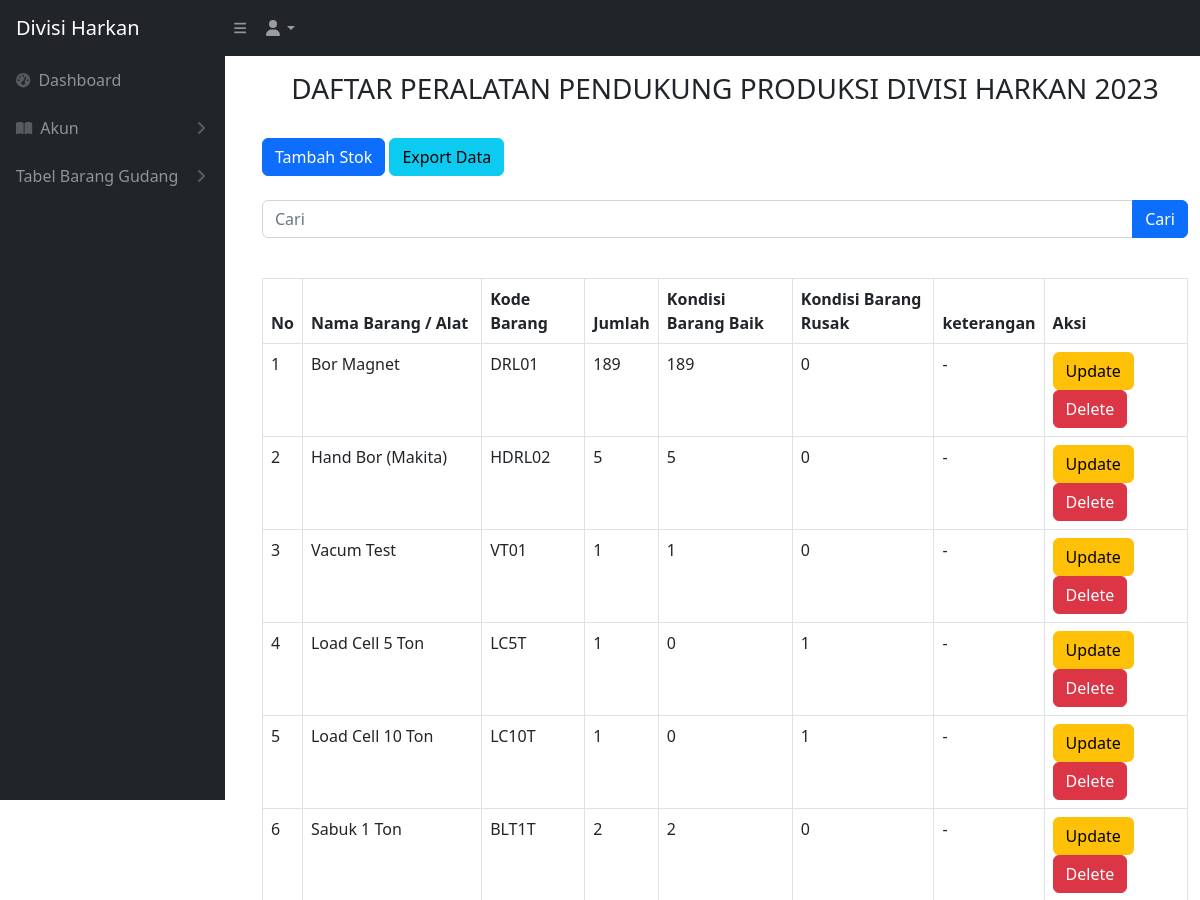
The page /alat_produksi.php (upper part) on the database as committed earlier.
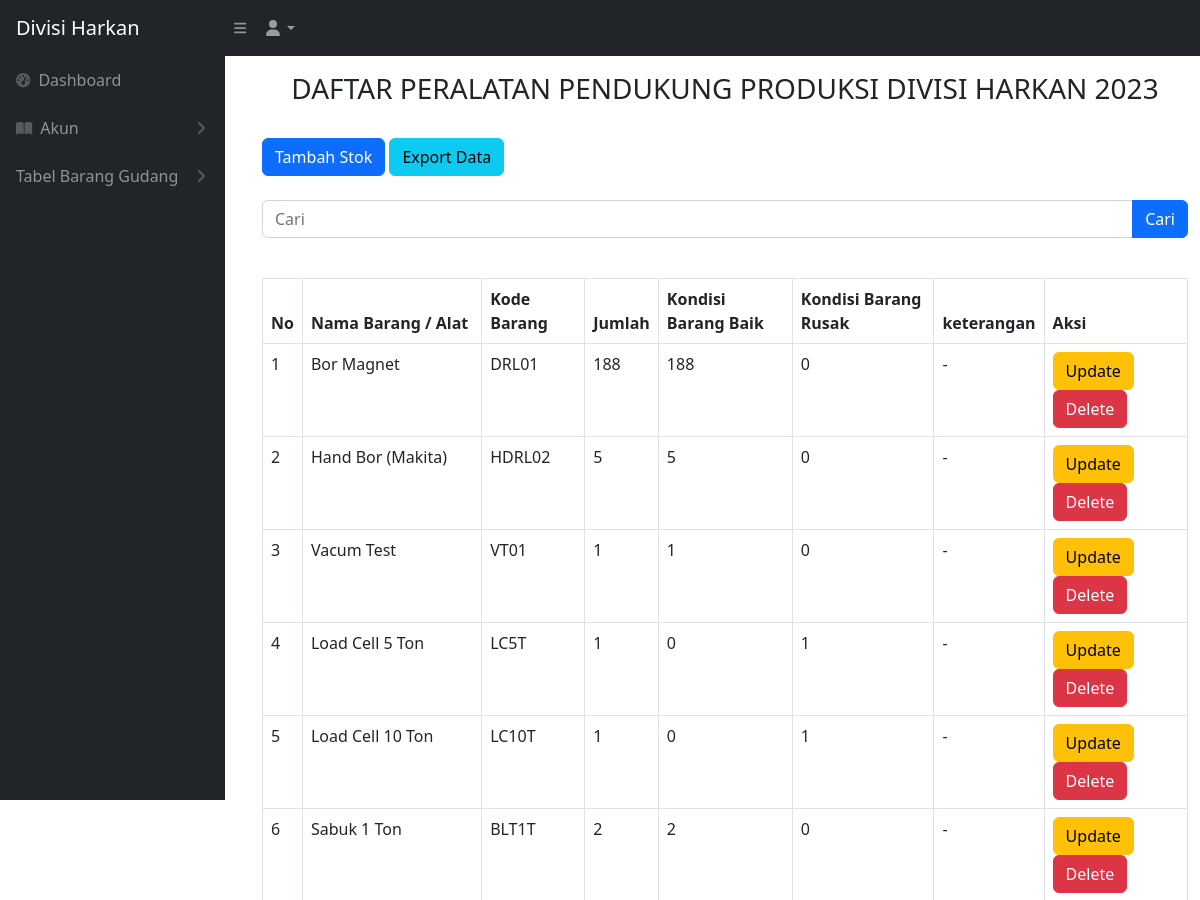
The same page on the database as committed later.
### tables this page shows
CREATE TABLE `alat_produksi` (
  `idbarang` int(11) NOT NULL,
  `namabarang` varchar(512) NOT NULL,
  `kodebarang` varchar(100) NOT NULL,
  `jumlah` int(11) NOT NULL,
  `baik` int(11) NOT NULL,
  `rusak` int(11) NOT NULL,
  `keterangan` varchar(512) NOT NULL,
  `kategori_id` int(11) NOT NULL
);

### alat_produksi.php (the view, shortened to what this page needs)
<?php
require 'controller/koneksi.php';
$query = "SELECT * FROM alat_produksi";
?>
<!DOCTYPE html>
<html lang="en">
<head>
    <link href="css/styles.css" rel="stylesheet" />
</head>
<?php include 'sidebar.php' ?>
<br>
<br>
<body>
    <main id="main-content" class="<?= isset($_GET['sidebarClosed']) ? '' : 'main-with-sidebar' ?>">
        <div class="container-fluid px-4">
            <h3 class="mt-4 text-center">DAFTAR PERALATAN PENDUKUNG PRODUKSI DIVISI HARKAN 2023</h3>
        </div>
        <br>
        <div class="container -fluid">
            <div class="card-mb-4">
                <button type="button" class="btn btn-primary" data-bs-toggle="modal" data-bs-target="#myModal">
                    Tambah Stok
                </button>
                <a href="export.php" class="btn btn-info">Export Data</a>
                <br>
                <br>
                <form action="alat_produksi.php" method="GET">
                    <div class="input-group mb-3">
                        <input type="text" value="" class="form-control" placeholder="Cari" name="cari">
                        <button typ="submit" class="btn btn-primary">Cari</button>
                    </div>
                </form>
                <br>
                <div class="card-body">
                    <div class="table table-responsive">
                        <table class="table table-bordered" id="dataTable" width="100" cellspacing="0">
                            <thead>
                                <tr>
                                    <th>No</th>
                                    <th>Nama Barang / Alat</th>
                                    <th>Kode Barang</th>
                                    <th>Jumlah</th>
                                    <th>Kondisi Barang Baik</th>
                                    <th>Kondisi Barang Rusak</th>
                                    <th>keterangan</th>
                                    <th>Aksi</th>
                                </tr>
                            </thead>
                            <tbody>
                                <?php
                                $i = 1;
                                $ambilsemuadatabarang = mysqli_query($conn, $query);
                                while ($data = mysqli_fetch_array($ambilsemuadatabarang)) {
                                    $namabarang = $data['namabarang'];
                                    $kodebarang = $data['kodebarang'];
                                    $jumlah = $data['jumlah'];
                                    $barangbaik = $data['baik'];
                                    $barangrusak = $data['rusak'];
                                    $keterangan = $data['keterangan'];
                                    $idb = $data['idbarang'];
                                ?>
                                    <tr>
                                        <td><?= $i++ ?></td>
                                        <td><?= $namabarang ?></td>
                                        <td><?= $kodebarang ?></td>
                                        <td><?= $jumlah ?></td>
                                        <td><?= $barangbaik ?></td>
                                        <td><?= $barangrusak ?></td>
                                        <td><?= $keterangan ?></td>
                                        <td>
                                            <button type="button" class="btn btn-warning" data-bs-toggle="modal" data-bs-target="#edit<?= $idb; ?>">
                                                Update
                                            </button>
                                            <button type="button" class="btn btn-danger" data-bs-toggle="modal" data-bs-target="#delete<?= $idb; ?>">
                                                Delete
                                            </button>
                                        </td>
                                    </tr>
                                <?php
                                };
                                ?>
                            </tbody>
                        </table>
    </main>
</body>
</html>

### sidebar.php (shortened to what this page needs)
<div class="sb-nav-fixed">
    <nav class="sb-topnav navbar navbar-expand navbar-dark bg-dark">
        <a class="navbar-brand ps-3" href="index.php">Divisi Harkan</a>
        <button class="btn btn-link btn-sm order-1 order-lg-0 me-4 me-lg-0" id="sidebarToggle" href="#"><i class="fas fa-bars"></i></button>
        <ul class="navbar-nav ms-auto ms-md-0 me-3 me-lg-4">
                <li class="nav-item dropdown">
                    <a class="nav-link dropdown-toggle" id="navbarDropdown" href="#" role="button" data-bs-toggle="dropdown" aria-expanded="false"><i class="fas fa-user fa-fw"></i></a>
                </li>
            </ul>
    </nav>
    <div id="layoutSidenav">
        <div id="layoutSidenav_nav">
            <nav class="sb-sidenav accordion sb-sidenav-dark" id="sidenavAccordion">
                <div class="sb-sidenav-menu">
                    <div class="nav">
                        <a class="nav-link" href="index.php">
                            <div class="sb-nav-link-icon"><i class="fas fa-tachometer-alt"></i></div>
                            Dashboard
                        </a>
                        <a class="nav-link collapsed" href="#" data-bs-toggle="collapse" data-bs-target="#collapsePages" aria-expanded="false" aria-controls="collapsePages">
                            <div class="sb-nav-link-icon"><i class="fas fa-book-open"></i></div>
                            Akun
                            <div class="sb-sidenav-collapse-arrow"><i class="fas fa-angle-down"></i></div>
                        </a>
                        <a class="nav-link collapsed" href="#" data-bs-toggle="collapse" data-bs-target="#pagesCollapseTabel" aria-expanded="false" aria-controls="pagesCollapseTabel">
                            Tabel Barang Gudang
                            <div class="sb-sidenav-collapse-arrow"><i class="fas fa-angle-down"></i></div>
                        </a>
                    </div>
                </div>
            </nav>
        </div>
    </div>
</div>

Rows that differ between the two databases and show on the page:
changed alat_produksi "Bor Magnet": jumlah "189" → "188"; baik "189" → "188"
